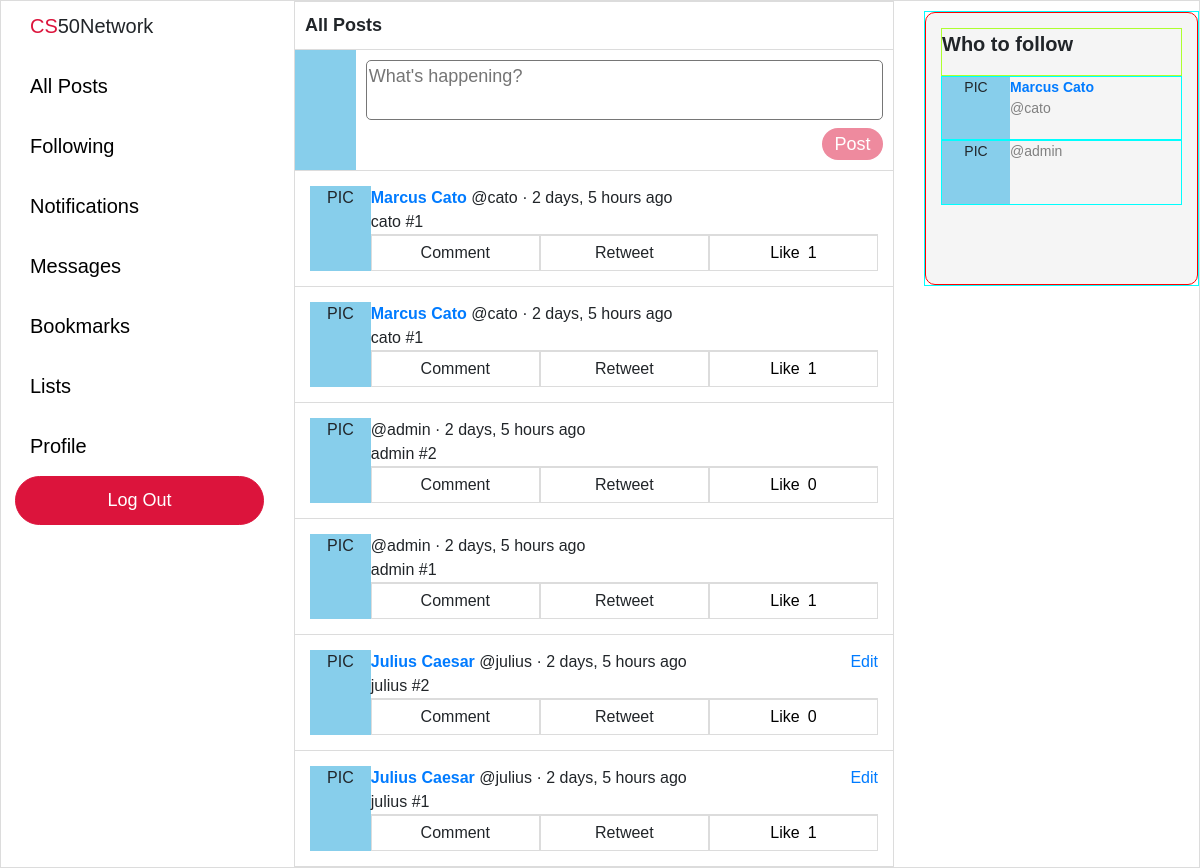
Before: / (signed in) with the older database file.
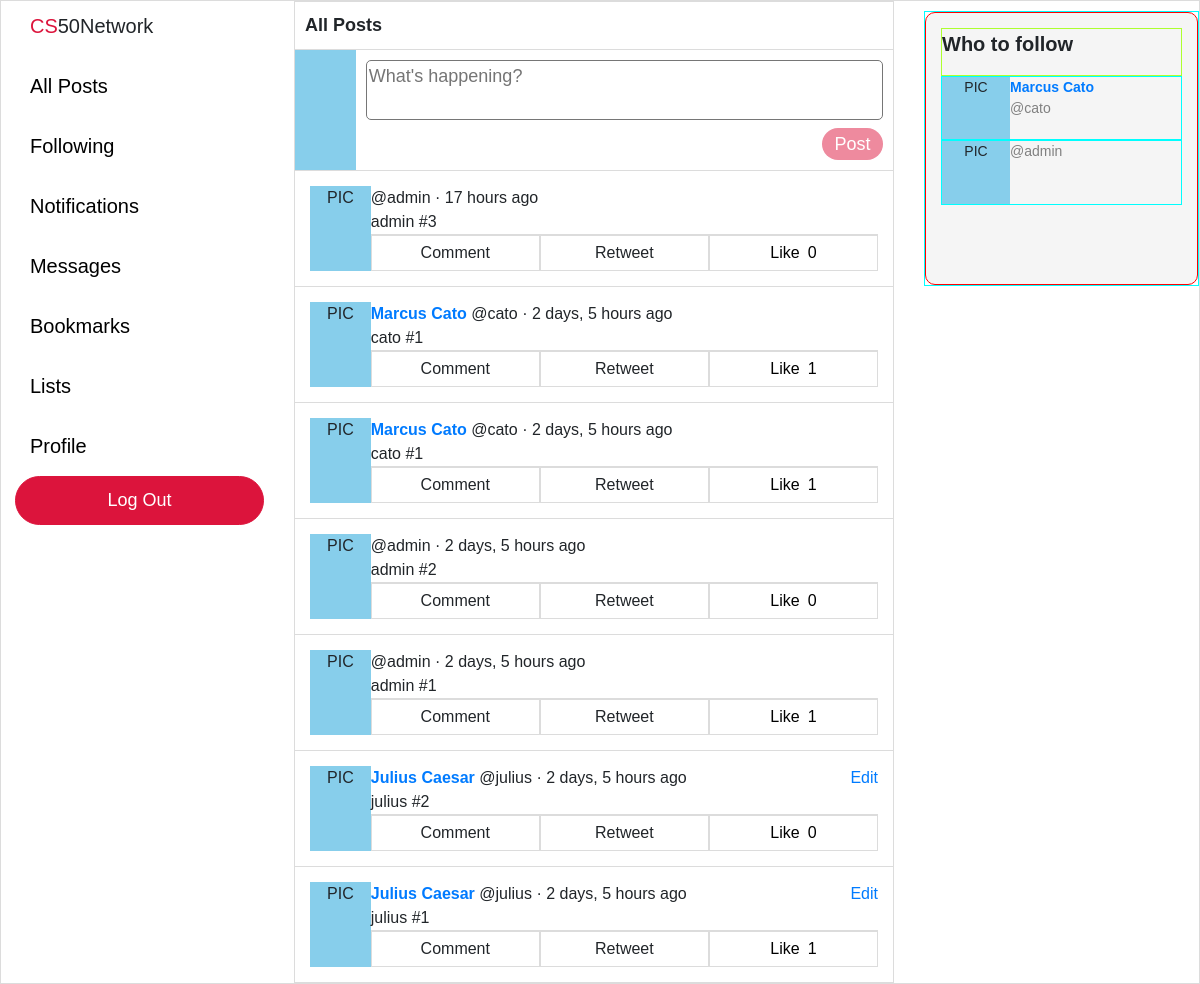
After: the same page with the newer database file.
### network/models.py (models this page shows, shortened)
class Post(models.Model):
    user = models.ForeignKey("User", on_delete=models.CASCADE, related_name="posts")
    body = models.TextField(blank=True, max_length=280)
    likes = models.ManyToManyField("User", blank=True, related_name="likes")
    timestamp = models.DateTimeField(auto_now_add=True)
    def get_time(self):
        return humanize.naturaltime(self.timestamp)
    def total_likes(self):
        return self.likes.count()

class User(AbstractUser):
    pass

### network/views.py (the view)
# urls.py: path("", views.index, name="index"),
def index(request):
    posts = Post.objects.all().order_by('-timestamp')
    if request.user.is_anonymous:
        context = {"posts": posts}
    else:
        context = {
            "posts": posts,
            "recommend_follow": recommend_follow(request),
        }
    return render(request, "network/index.html", context)

### network/views.py (called while the page is built)
def recommend_follow(request):
    current_user = User.objects.get(username=request.user)
    not_following = User.objects.exclude(
        followers__user=current_user
    ).exclude(username=current_user)
    if len(not_following) > 3:
        sample_size = 3
    else:
        sample_size = len(not_following)
    not_following = random.sample(list(not_following), sample_size)
    return not_following

### network/templates/network/index.html (shortened to what this page needs)
{% extends "network/layout.html" %}
{% block body %}
    {% if user.is_authenticated %}
    <div class="all-posts-title">All Posts</div>
    <div class="new-post-container">
        <div class="profile-pic">
        </div>
        <div class="new-post-form">
            <form action="{% url 'post' %}" method="post">
                <textarea maxlength="280" rows="2" name="body" placeholder="What's happening?" required></textarea>
                <div class="submit-container">
                    <input type="submit" value="Post" disabled></input>
                </div>
            </form>
        </div>
    </div>
    {% endif %}
    {% for post in posts %}
    <div class="post-outer-container">
        <div class="post-container">
            <div class="profile-pic">
                PIC
            </div>
            <div class="post-body-container">
                <div class="post-body-top">
                    <div>
                        {% if user.is_authenticated %}
                        <a href="/profile/{{ post.user.username }}"><b>{{ post.user.first_name }} {{ post.user.last_name }}</a> </b> @{{ post.user.username }} · {{ post.get_time }}
                        {% else %}
                        <a href="{% url 'login' %}"><b>{{ post.user.first_name }} {{ post.user.last_name }}</a> </b> @{{ post.user.username }} · {{ post.get_time }}
                        {% endif %}
                    </div>
                    {% if post.user == request.user %}
                    <a class="edit" href=""#>Edit</a>
                    {% endif %}
                </div>
                <div class="post-body">
                    {{ post.body }}
                </div>
                {% if user.is_authenticated %}
                <div class="post-options">
                    <li>Comment</li>
                    <li>Retweet</li>
                    {% if request.user in post.likes.all %}
                    <li class="like-container" id="liked" title="Unlike" value="{{ post.id }}">
                        <div class="like">Like</div>
                            <div class="like-count">{{ post.total_likes }}</div>
                    </li>
                    {% else %}
                    <li class="like-container" id="not-liked" title="Like" value="{{ post.id }}">
                        <div class="like">Like</div>
                            <div class="like-count">{{ post.total_likes }}</div>
                    </li>
                    {% endif %}
                </div>
                {% endif %}
            </div>
        </div>
    </div>
    {% endfor %}
{% endblock %}

### network/templates/network/layout.html (shortened to what this page needs)
{% load static %}
<!DOCTYPE html>
<html lang="en">
    <head>
        <link rel="stylesheet" href="https://stackpath.bootstrapcdn.com/bootstrap/4.4.1/css/bootstrap.min.css">
        <link href="{% static 'network/styles.css' %}" rel="stylesheet">
    </head>
    <body>
        <div class="left-pane">
            <nav class="navigation-bar">
                    <div class="logo">
                        <div><span style="color: crimson">CS</span>50Network</div>
                    </div>
                    <div class="navigation-item-container">
                        <div class="navigation-item">
                            <a class="navigation-link" href="{% url 'index' %}">All Posts</a>
                        </div>
                    </div>
                    {% if user.is_authenticated %}
                    <div class="navigation-item-container">
                        <div class="navigation-item">
                            <a class="navigation-link" href="{% url 'following' %}">Following</a>
                        </div>
                    </div>
                    <div class="navigation-item-container">
                        <div class="navigation-item">
                            <a class="navigation-link" href="#">Notifications</a>
                        </div>
                    </div>
                    <div class="navigation-item-container">
                        <div class="navigation-item">
                            <a class="navigation-link" href="#">Messages</a>
                        </div>
                    </div>
                    <div class="navigation-item-container">
                        <div class="navigation-item">
                            <a class="navigation-link" href="#">Bookmarks</a>
                        </div>
                    </div>
                    <div class="navigation-item-container">
                        <div class="navigation-item">
                            <a class="navigation-link" href="#">Lists</a>
                        </div>
                    </div>
                    <div class="navigation-item-container">
                        <div class="navigation-item">
                            <a class="navigation-link" href="/profile/{{ request.user }}">Profile</a>
                        </div>
                    </div>
                    {% endif %}
                    {% if user.is_authenticated %}
                    <div class="logout">
                        <a class="navigation-link" href="{% url 'logout' %}">Log Out</a>
                    </div>
                    {% endif %}
            </nav>
        </div>
        <div class="body">
            {% block body %}
            {% endblock %}
        </div>
        <div class="right-pane">
            {% if user.is_authenticated %}
            <div class="who-to-follow-container">
                <div class="who-to-follow">
                        <p>Who to follow</p>
                        {% for user in recommend_follow %}
                        <div class="recommend-follow">
                            <div class="profile-pic">
                                PIC
                            </div>
                            <div class="recommend-user">
                                <a href="/profile/{{ user.username }}"><div>{{ user.first_name }} {{ user.last_name }}</div></a>
                                <div>@{{ user.username }}</div>
                            </div>
                        </div>
                        {% endfor %}
                </div>
            </div>
            {% endif %}
        </div>
    </body>
</html>

Changed rows visible on the page:
added Post: user.username "admin", get_time "17 hours ago", body "admin #3", total_likes "0"
